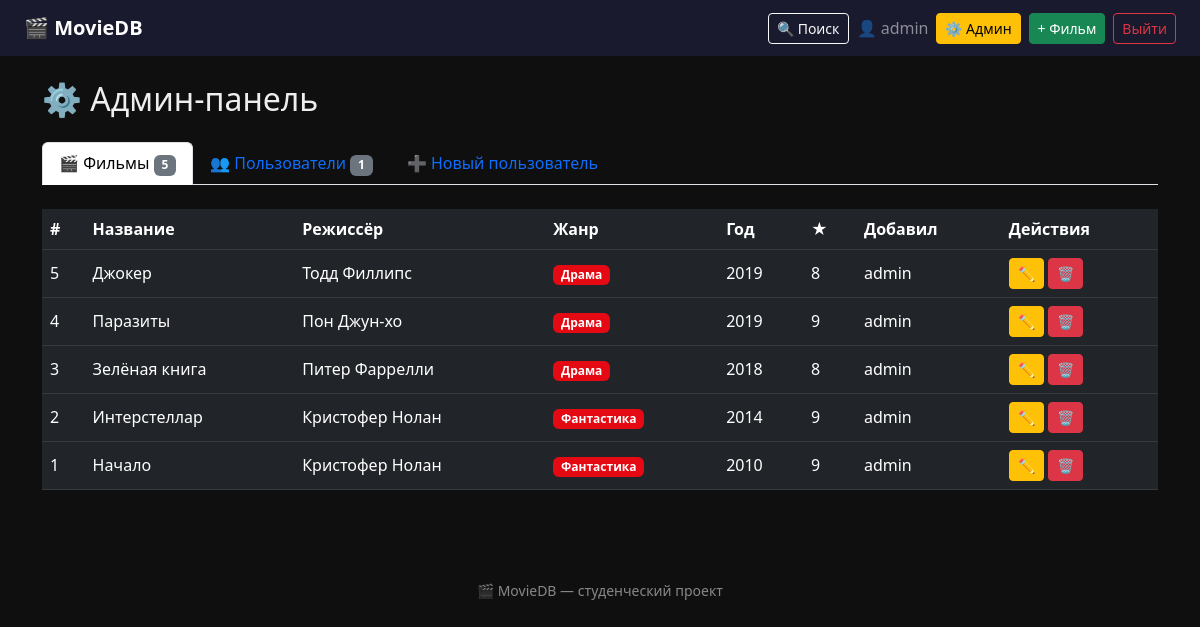
/admin.php (signed in), run on the app's committed database.
### tables this page shows
CREATE TABLE movies (
  id INT AUTO_INCREMENT PRIMARY KEY,
  title VARCHAR(200) NOT NULL,
  director VARCHAR(100) NOT NULL,
  genre ENUM('Боевик','Комедия','Драма','Ужасы','Фантастика','Мультфильм') NOT NULL,
  year INT NOT NULL,
  country VARCHAR(50),
  description TEXT,
  rating TINYINT CHECK (rating BETWEEN 1 AND 10),
  poster_url VARCHAR(255),
  added_by INT,
  created_at TIMESTAMP DEFAULT CURRENT_TIMESTAMP,
  FOREIGN KEY (added_by) REFERENCES users(id)
);

CREATE TABLE users (
  id INT AUTO_INCREMENT PRIMARY KEY,
  username VARCHAR(50) NOT NULL UNIQUE,
  email VARCHAR(100) NOT NULL UNIQUE,
  password VARCHAR(255) NOT NULL,
  role ENUM('user','admin') DEFAULT 'user',
  created_at TIMESTAMP DEFAULT CURRENT_TIMESTAMP
);

### admin.php (the view, shortened to what this page needs)
<?php
require 'db.php';
$tab     = $_GET['tab'] ?? 'movies';
$movies = $pdo->query("SELECT m.*, u.username FROM movies m LEFT JOIN users u ON u.id = m.added_by ORDER BY m.id DESC")->fetchAll();
$users  = $pdo->query("SELECT * FROM users ORDER BY id DESC")->fetchAll();
require 'includes/header.php';
?>
<h2 class="mb-4">⚙ Админ-панель</h2>
<ul class="nav nav-tabs mb-4">
    <li class="nav-item">
        <a class="nav-link <?= $tab==='movies'?'active':'' ?>" href="admin.php?tab=movies">
            🎬 Фильмы <span class="badge bg-secondary"><?= count($movies) ?></span>
        </a>
    </li>
    <li class="nav-item">
        <a class="nav-link <?= $tab==='users'?'active':'' ?>" href="admin.php?tab=users">
            👥 Пользователи <span class="badge bg-secondary"><?= count($users) ?></span>
        </a>
    </li>
    <li class="nav-item">
        <a class="nav-link <?= $tab==='add_user'?'active':'' ?>" href="admin.php?tab=add_user">
            ➕ Новый пользователь
        </a>
    </li>
</ul>
<?php if ($tab === 'movies'): ?>
    <div class="table-responsive">
        <table class="table table-dark table-hover align-middle">
            <thead><tr>
                <th>#</th><th>Название</th><th>Режиссёр</th><th>Жанр</th><th>Год</th><th>★</th><th>Добавил</th><th>Действия</th>
            </tr></thead>
            <tbody>
            <?php foreach ($movies as $m): ?>
                <tr>
                    <td><?= $m['id'] ?></td>
                    <td><?= htmlspecialchars($m['title']) ?></td>
                    <td><?= htmlspecialchars($m['director']) ?></td>
                    <td><span class="badge badge-genre"><?= htmlspecialchars($m['genre']) ?></span></td>
                    <td><?= $m['year'] ?></td>
                    <td class="star"><?= $m['rating'] ?></td>
                    <td><?= htmlspecialchars($m['username'] ?? '—') ?></td>
                    <td>
                        <a href="admin.php?edit=<?= $m['id'] ?>" class="btn btn-warning btn-sm">✏</a>
                        <a href="admin.php?delete_movie=<?= $m['id'] ?>"
                           class="btn btn-danger btn-sm"
                           onclick="return confirm('Удалить «<?= htmlspecialchars(addslashes($m['title'])) ?>»?')">🗑</a>
                    </td>
                </tr>
            <?php endforeach; ?>
            </tbody>
        </table>
    </div>
<?php endif; ?>
<?php require 'includes/footer.php'; ?>

### includes/header.php (style rules this page uses)
body { background: #0f0f0f; color: #eee; }
.badge-genre { background: #e50914; }
.table { color: #eee; }
.star { color: #f5c518; }

### data on the page
movies: id "5", title "Джокер", director "Тодд Филлипс", genre "Драма", year "2019", rating "8", added_by.username "admin"
movies: id "4", title "Паразиты", director "Пон Джун-хо", genre "Драма", year "2019", rating "9", added_by.username "admin"
movies: id "3", title "Зелёная книга", director "Питер Фаррелли", genre "Драма", year "2018", rating "8", added_by.username "admin"
movies: id "2", title "Интерстеллар", director "Кристофер Нолан", genre "Фантастика", year "2014", rating "9", added_by.username "admin"
movies: id "1", title "Начало", director "Кристофер Нолан", genre "Фантастика", year "2010", rating "9", added_by.username "admin"

### other printed values
$_SESSION['username'] "admin"
count($movies) "5"
count($users) "1"
